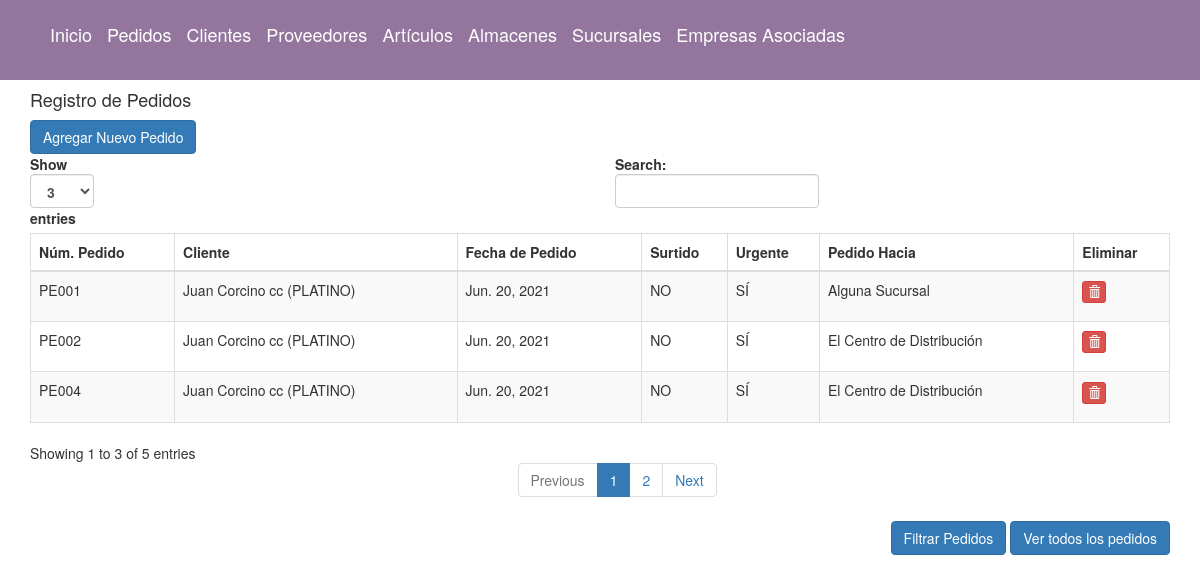
Page /pedidos/ on the committed database.
### tiendaElectronicos/Tienda/models.py (models this page shows, shortened)
class Pedido(models.Model):
	TIPOS_PEDIDOS = [
						('1','El Centro de Distribución'),
						('2','Alguna Sucursal'),
						('3','Una empresa asociada'),
					]
	num_pedido = models.CharField(max_length=5, primary_key=True)
	cliente_fk = models.ForeignKey(Cliente, on_delete=models.CASCADE)
	fecha_genera_pedido = models.DateField(auto_now_add=True)
	fecha_surte_pedido = models.DateField(auto_now_add=True)
	urgente = models.BooleanField(default=False)
	tipo_pedido = models.CharField(max_length=1, choices=TIPOS_PEDIDOS, default='1')
	almacen_a_surtir_fk = models.ForeignKey(Almacen, on_delete=models.CASCADE) #si tipo_pedido=1
	referencia = models.CharField(max_length=10, blank=True) #si tipo_pedido= 2 o 3
	codigo_sucursal_fk = models.ForeignKey(Sucursal, on_delete=models.CASCADE) #si tipo_pedido=2
	codigo_socio_fk = models.ForeignKey(EmpresaAsociada, on_delete=models.CASCADE) #si tipo_pedido=3
	monto_total = models.FloatField(default=0.0)

class Cliente(models.Model):
	TIPOS_CLIENTES = (
						('normal','NORMAL'),
						('plata','PLATA'),
						('oro','ORO'),
						('platino','PLATINO'),
					)
	codigo = models.CharField(max_length=5, primary_key=True)
	nombre = models.CharField(max_length=60)
	fotografia = models.ImageField(upload_to='albums/images/',null=True, blank=True)
	direccion = models.CharField(max_length=100)
	tipo_cliente = models.CharField(max_length=7, choices=TIPOS_CLIENTES, default='normal')

### tiendaElectronicos/Tienda/views.py (the view)
# urls.py: path('pedidos/', views.pedidos, name='pedidos'),
def pedidos(request):
	todos_pedidos = Pedido.objects.all()
	contexto = {'pedidos': todos_pedidos,}
	return render(request, 'tienda/lista_pedidos.html', contexto)

### tiendaElectronicos/Tienda/templates/tienda/lista_pedidos.html (shortened to what this page needs)
{% extends 'base/base.html' %}
{% block content %}
	<div class="col-md-12">
        <h4>Registro de Pedidos</h4> <span><a href="{% url 'crearpedido' %}" class="btn btn-primary">Agregar Nuevo Pedido</a></span>
		{% if pedidos %}
		<div class="table-responsive">
			<table id="bootstrapdatatable" class="table table-striped table-bordered" width="100%">
				<thead>
					<th>Núm. Pedido</th>
					<th>Cliente</th>
					<th>Fecha de Pedido</th>
					<th>Surtido</th>
					<th>Urgente</th>
					<th>Pedido Hacia</th>
                	<th>Eliminar</th>
				</thead>
				<tbody>
					{% for pedido in pedidos %}
					<tr data-urgente='{{pedido.urgente}}'
					data-cplatino = '{% if pedido.cliente_fk.tipo_cliente == "platino" %}si{%else%}no{%endif%}'
					data-centrodist = '{% if pedido.tipo_pedido == "1" %} si {%else%}no{%endif%}'
					>
						<td>{{pedido.num_pedido}}</td>
						<td>{{pedido.cliente_fk.nombre}} ({{pedido.cliente_fk.get_tipo_cliente_display}})</td>
						<td>{{pedido.fecha_genera_pedido}}</td>
						<td>{% if pedido.surtido %}
								SÍ
							{% else %}
								NO
							{% endif %}
						</td>
						<td>{% if pedido.urgente %}
								SÍ
							{% else %}
								NO
							{% endif %}
						</td>
						<td>{{pedido.get_tipo_pedido_display}}</td>
     					<td><p data-placement="top" data-toggle="tooltip" title="Eliminar"><a href="{% url 'eliminarpedido' pedido.num_pedido %}" class="btn btn-danger btn-xs" data-title="Eliminar"><span class="glyphicon glyphicon-trash"></span></a></p></td>
   					</tr>
					{% endfor %}
				</tbody>
			</table>
			<div class='cont-filtros'>
				<span><a href="{% url 'pedidosfiltrados' %}" class="btn btn-primary" title="Pedidos Urgentes a centros de distribución que pertenecen a cliente PLATINO y que no se han surtido">Filtrar Pedidos</a></span>
				<span><a href="{% url 'pedidos' %}" class="btn btn-primary">Ver todos los pedidos</a></span>
			</div>
		</div>
		{% else %}
		    <h1>No hay registros de pedidos</h1>
		{% endif %}
	</div>
{% endblock content %}

### tiendaElectronicos/Tienda/static/css/estilos.css (style rules this page uses)
.cont-filtros { float: right; }

### rows in the picture
Pedido: num_pedido "PE002", cliente_fk.nombre "Juan Corcino cc", cliente_fk.tipo_cliente "PLATINO", fecha_genera_pedido "Jun. 20, 2021", urgente "SÍ", tipo_pedido "El Centro de Distribución"
Pedido: num_pedido "PE001", cliente_fk.nombre "Juan Corcino cc", cliente_fk.tipo_cliente "PLATINO", fecha_genera_pedido "Jun. 20, 2021", urgente "SÍ", tipo_pedido "Alguna Sucursal"
Pedido: num_pedido "PE004", cliente_fk.nombre "Juan Corcino cc", cliente_fk.tipo_cliente "PLATINO", fecha_genera_pedido "Jun. 20, 2021", urgente "SÍ", tipo_pedido "El Centro de Distribución"
